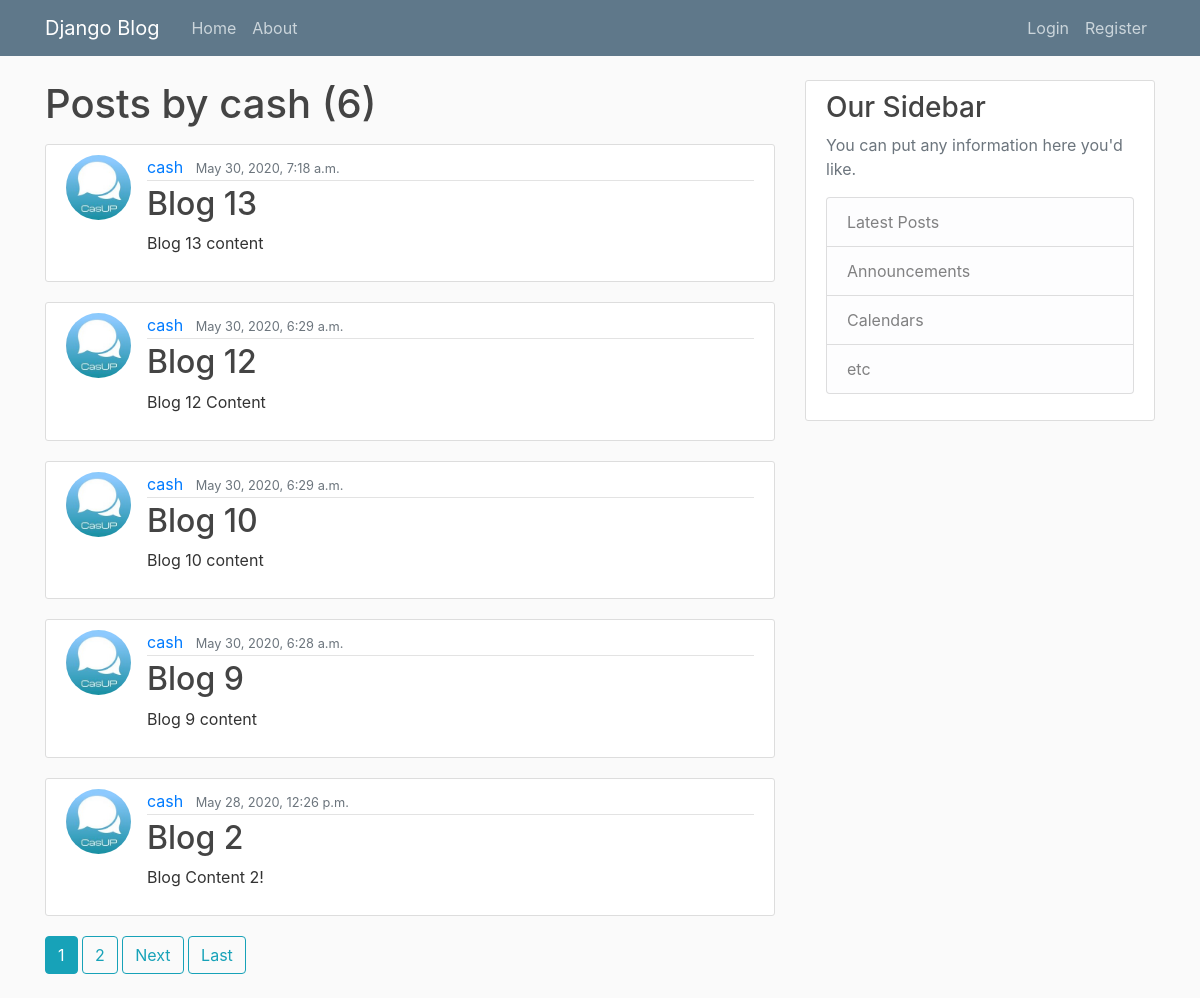
Screenshot of /user/cash with the database file from the repository.
### blog/models.py (models this page shows, shortened)
class Post(models.Model):
    title = models.CharField(max_length=100)
    content = models.TextField()
    date_posted = models.DateTimeField(default=timezone.now)
    author = models.ForeignKey(User, on_delete=models.CASCADE)

### users/models.py (models this page shows, shortened)
class Profile(models.Model):
    user = models.OneToOneField(User, on_delete=models.CASCADE)
    image = models.ImageField(default='default.jpg', upload_to='profile_pics')

### blog/views.py (the view)
# urls.py: path('user/<str:username>', UserPostListView.as_view(), name='user-posts'),
class UserPostListView(ListView):
    model = Post
    template_name = 'blog/user_posts.html'  # <app>/<model>_<viewtype>.html
    context_object_name = 'posts'
    paginate_by = 5
    def get_queryset(self):
        user = get_object_or_404(User, username=self.kwargs.get('username'))
        return Post.objects.filter(author=user).order_by('-date_posted')

### blog/templates/blog/user_posts.html (shortened to what this page needs)
{% extends "blog/base.html" %}
{% block content %}
    <h1 class="mb-3">Posts by {{ view.kwargs.username }} ({{ page_obj.paginator.count }})</h1>
    {% for post in posts %}
        <article class="media content-section">
            <img class="rounded-circle article-img" src="{{ post.author.profile.image.url }}">
          <div class="media-body">
            <div class="article-metadata">
              <a class="mr-2" href="{% url 'user-posts' post.author.username %}">{{ post.author }}</a>
              <small class="text-muted">{{ post.date_posted }}</small>
            </div>
            <h2><a class="article-title" href="{% url 'post-detail' post.id %}">{{ post.title }}</a></h2>
            <p class="article-content">{{ post.content }}</p>
          </div>
        </article>
    {% endfor %}
    {% if is_paginated %}
        {% for num in page_obj.paginator.page_range %}
            {% if page_obj.number == num %}
                <a class="btn btn-info mb-4" href="?page={{ num }}">{{ num }}</a>
            {% elif num > page_obj.number|add:'-3' and num < page_obj.number|add:'3' %}
                    <a class="btn btn-outline-info mb-4" href="?page={{ num }}">{{ num }}</a>
            {% endif %}
        {% endfor %}
        {% if page_obj.has_next %}
            <a class="btn btn-outline-info mb-4" href="{{ page_obj.next_page_number }}">Next</a>
            <a class="btn btn-outline-info mb-4" href="?page={{ page_obj.paginator.num_pages }}">Last</a>
        {% endif %}
    {% endif %}
{% endblock content %}

### blog/static/blog/main.css (style rules this page uses)
body { background: #fafafa; color: #333333; margin-top: 5rem; }
h1, h2, h3, h4, h5, h6 { color: #444444; }
.content-section { background: #ffffff; padding: 10px 20px; border: 1px solid #dddddd; border-radius: 3px; margin-bottom: 20px; }
.article-title { color: #444444; }
.article-content { white-space: pre-line; }
.article-img { height: 65px; width: 65px; margin-right: 16px; }
.article-metadata { padding-bottom: 1px; margin-bottom: 4px; border-bottom: 1px solid #e3e3e3 }

### rows the page displays
Post: author.profile.image (picture), author "cash", date_posted "May 30, 2020, 7:18 a.m.", title "Blog 13", content "Blog 13 content"
Post: author.profile.image (picture), author "cash", date_posted "May 30, 2020, 6:29 a.m.", title "Blog 12", content "Blog 12 Content"
Post: author.profile.image (picture), author "cash", date_posted "May 30, 2020, 6:29 a.m.", title "Blog 10", content "Blog 10 content"
Post: author.profile.image (picture), author "cash", date_posted "May 30, 2020, 6:28 a.m.", title "Blog 9", content "Blog 9 content"
Post: author.profile.image (picture), author "cash", date_posted "May 28, 2020, 12:26 p.m.", title "Blog 2", content "Blog Content 2!"

### other values shown
{{ view.kwargs.username }} "cash"
{{ page_obj.paginator.count }} "6"
{{ num }} "1"
{{ num }} "2"
